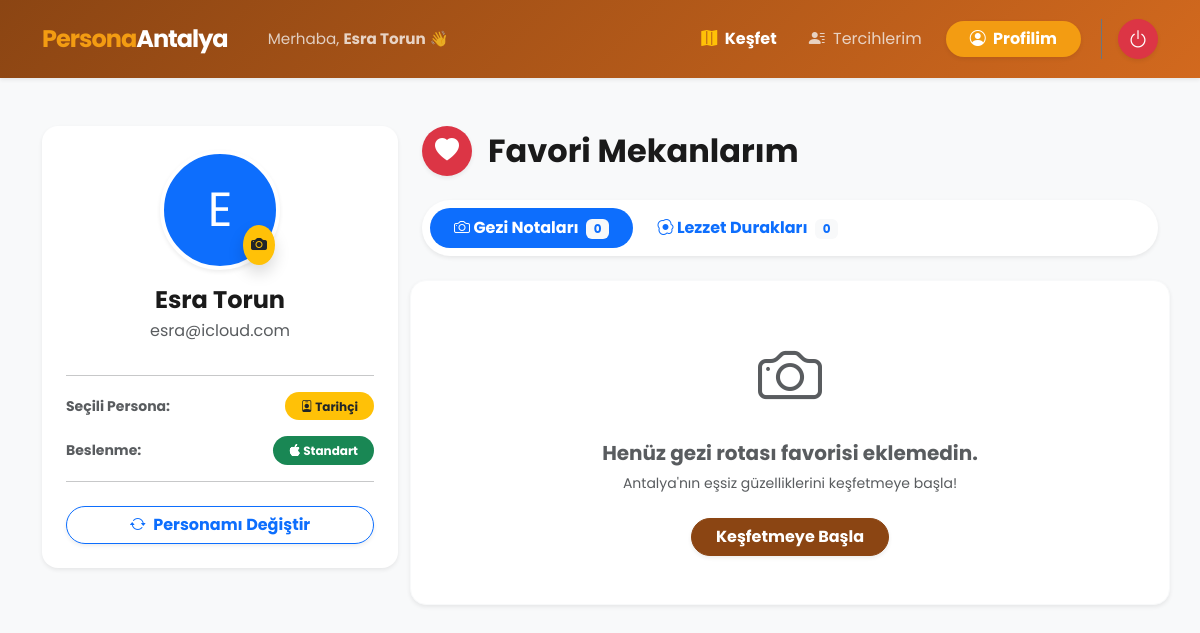
The app's page /profil (signed in) with its own data.
### app/models/user.py (models this page shows)
class User(UserMixin, db.Model):
    __tablename__ = 'users'
    id = db.Column(db.Integer, primary_key=True)
    username = db.Column(db.String(80), unique=True, nullable=False)
    email = db.Column(db.String(120), unique=True, nullable=False)
    password_hash = db.Column(db.String(255), nullable=False)
    first_name = db.Column(db.String(120))
    last_name = db.Column(db.String(120))
    avatar_url = db.Column(db.Text)
    bio = db.Column(db.Text)
    selected_persona = db.Column(db.String(50))
    diet_preference = db.Column(db.String(50), default='standard')
    is_active = db.Column(db.Boolean, default=True)
    created_at = db.Column(db.DateTime, default=datetime.utcnow)
    updated_at = db.Column(db.DateTime, default=datetime.utcnow, onupdate=datetime.utcnow)

### app/routes/main.py (the view)
@main_bp.route('/profil')
@login_required
def profile():
    favorites = Favorite.query.filter_by(user_id=current_user.id).all()
    fav_place_ids = [f.place_id for f in favorites if f.place_id]
    fav_rest_ids = [f.restaurant_id for f in favorites if f.restaurant_id]
    fav_places = Place.query.filter(Place.id.in_(fav_place_ids)).all() if fav_place_ids else []
    fav_restaurants = Restaurant.query.filter(Restaurant.id.in_(fav_rest_ids)).all() if fav_rest_ids else []
    return render_template('profile.html', fav_places=fav_places, fav_restaurants=fav_restaurants)

### app/models/user.py (called while the page is built)
@login_manager.user_loader
def load_user(user_id):
    return User.query.get(int(user_id))

### app/templates/profile.html (shortened to what this page needs)
{% extends "base.html" %}
{% block content %}
<div class="container py-5">
    <div class="row">
        <div class="col-lg-4 mb-4">
            <div class="card border-0 shadow-sm rounded-4 text-center p-4 sticky-top" style="top: 100px;">
                <div class="position-relative d-inline-block mx-auto mb-3" style="width: 120px; height: 120px;">
                    <div id="avatarPreviewContainer" class="avatar-circle bg-primary text-white d-flex align-items-center justify-content-center shadow-sm overflow-hidden" style="width: 120px; height: 120px; border-radius: 50%; font-size: 3rem; border: 4px solid #fff;">
                        {% if current_user.avatar %}
                            <img src="{{ url_for('static', filename='uploads/avatars/' + current_user.avatar) }}" id="avatarImg" class="w-100 h-100" style="object-fit: cover;">
                        {% else %}
                            <span id="avatarText">
                            {% if current_user.first_name and current_user.first_name != 'None' %}
                                {{ current_user.first_name[0] | upper }}{{ current_user.last_name[0] | upper }}
                            {% else %}
                                {{ current_user.username[0] | upper }}
                            {% endif %}
                            </span>
                        {% endif %}
                    </div>
                    <label for="avatarInput" class="position-absolute bottom-0 end-0 bg-warning rounded-circle p-2 shadow" style="cursor: pointer; transform: translate(-5px, -5px); transition: transform 0.2s;">
                        <i class="bi bi-camera-fill text-dark fs-6"></i>
                    </label>
                </div>
                <h4 class="fw-bold mb-1">
                    {% if current_user.first_name and current_user.first_name != 'None' %}
                        {{ current_user.first_name }} {{ current_user.last_name }}
                    {% else %}
                        {{ current_user.username }}
                    {% endif %}
                </h4>
                <p class="text-muted mb-3">{{ current_user.email }}</p>
                <hr>
                <div class="d-flex justify-content-between align-items-center text-start mb-3">
                    <span class="text-muted fw-bold small">Seçili Persona:</span>
                    <span class="badge bg-warning text-dark px-3 py-2 rounded-pill"><i class="bi bi-person-badge"></i> {{ current_user.selected_persona | replace('_', ' ') | title }}</span>
                </div>
                <div class="d-flex justify-content-between align-items-center text-start">
                    <span class="text-muted fw-bold small">Beslenme:</span>
                    <span class="badge bg-success px-3 py-2 rounded-pill"><i class="bi bi-apple"></i> {{ current_user.diet_preference | title }}</span>
                </div>
                <hr>
                <a href="/persona-secimi" class="btn btn-outline-primary w-100 rounded-pill mt-2 fw-bold shadow-sm hover-btn">
                    <i class="bi bi-arrow-repeat me-1"></i> Personamı Değiştir
                </a>
            </div>
        </div>
        <div class="col-lg-8">
            <div class="d-flex align-items-center mb-4">
                <div class="bg-danger text-white rounded-circle d-flex align-items-center justify-content-center me-3 shadow-sm" style="width: 50px; height: 50px;">
                    <i class="bi bi-heart-fill fs-4"></i>
                </div>
                <h2 class="fw-bold mb-0">Favori Mekanlarım</h2>
            </div>
            <ul class="nav nav-pills mb-4 bg-white p-2 rounded-pill shadow-sm" id="pills-tab" role="tablist">
                <li class="nav-item" role="presentation">
                    <button class="nav-link active rounded-pill px-4 fw-bold" id="pills-gezi-tab" data-bs-toggle="pill" data-bs-target="#pills-gezi" type="button" role="tab">
                        <i class="bi bi-camera"></i> Gezi Notaları <span class="badge bg-light text-primary ms-1">{{ fav_places|length }}</span>
                    </button>
                </li>
                <li class="nav-item" role="presentation">
                    <button class="nav-link rounded-pill px-4 fw-bold" id="pills-lezzet-tab" data-bs-toggle="pill" data-bs-target="#pills-lezzet" type="button" role="tab">
                        <i class="bi bi-egg-fried"></i> Lezzet Durakları <span class="badge bg-light text-primary ms-1">{{ fav_restaurants|length }}</span>
                    </button>
                </li>
            </ul>
            <div class="tab-content" id="pills-tabContent">
                <div class="tab-pane fade show active" id="pills-gezi" role="tabpanel">
                    <div class="row g-4">
                        {% for place in fav_places %}
                        <div class="col-md-6">
                            <div class="card border-0 shadow-sm h-100 rounded-4 overflow-hidden place-card">
                                <img src="{{ place.image_url }}" class="card-img-top" style="height: 180px; object-fit: cover;">
                                <div class="card-body">
                                    <h5 class="fw-bold mb-1">{{ place.name }}</h5>
                                    <p class="text-muted small mb-3"><i class="bi bi-geo-alt"></i> {{ place.district }}</p>
                                    <a href="/place/{{ place.id }}" class="btn btn-sm btn-outline-primary w-100 rounded-pill fw-bold">Mekanı İncele</a>
                                </div>
                            </div>
                        </div>
                        {% else %}
                        <div class="col-12 text-center py-5 bg-white rounded-4 shadow-sm border border-light">
                            <i class="bi bi-camera text-muted" style="font-size: 4rem;"></i>
                            <h5 class="text-muted mt-3 fw-bold">Henüz gezi rotası favorisi eklemedin.</h5>
                            <p class="text-muted small">Antalya'nın eşsiz güzelliklerini keşfetmeye başla!</p>
                            <a href="/kesfet" class="btn btn-primary mt-2 rounded-pill px-4 shadow-sm fw-bold">Keşfetmeye Başla</a>
                        </div>
                        {% endfor %}
                    </div>
                </div>
            </div>
        </div>
    </div>
</div>
{% endblock %}

### app/templates/components/navbar.html (shortened to what this page needs)
<nav class="navbar navbar-expand-lg navbar-dark shadow-sm py-3" style="background-color: rgba(33, 37, 41, 0.85); backdrop-filter: blur(10px);">
    <div class="container">
        <a class="navbar-brand fw-bold fs-4" href="{{ url_for('main.index') }}" style="letter-spacing: -1px;">
            <span style="color: #f39c12;">Persona</span><span style="color: #ffffff;">Antalya</span>
        </a>
        <div class="collapse navbar-collapse" id="navbarNav">
            {% if current_user.is_authenticated %}
                <ul class="navbar-nav me-auto mb-2 mb-lg-0 ms-lg-4">
                    <li class="nav-item d-flex align-items-center">
                        <span class="text-light opacity-75" style="font-size: 0.95rem;">
                            Merhaba, <strong class="text-white">{{ current_user.username }}</strong> 👋
                        </span>
                    </li>
                </ul>
            {% else %}
                <ul class="navbar-nav me-auto"></ul>
            {% endif %}
            <ul class="navbar-nav ms-auto align-items-center gap-3">
                {% if current_user.is_authenticated %}
                    <li class="nav-item">
                        <a class="nav-link text-white fw-bold hover-scale" href="{{ url_for('main.explore') }}">
                            <i class="bi bi-map-fill text-warning me-1"></i> Keşfet
                        </a>
                    </li>
                    <li class="nav-item">
                        <a class="nav-link text-light opacity-75 hover-scale" href="{{ url_for('main.persona_select') }}">
                            <i class="bi bi-person-lines-fill me-1"></i> Tercihlerim
                        </a>
                    </li>
                    <li class="nav-item">
                        <a class="btn btn-warning rounded-pill px-4 fw-bold shadow-sm hover-scale" href="{{ url_for('main.profile') }}" style="background: #f39c12; border: none; color: white;">
                            <i class="bi bi-person-circle me-1"></i> Profilim
                        </a>
                    </li>
                    <li class="nav-item border-start border-secondary ps-3 ms-1 d-flex align-items-center">
                        <a class="btn btn-danger text-white rounded-circle p-2 d-flex align-items-center justify-content-center hover-scale shadow-sm"
                           href="{{ url_for('auth.logout') }}"
                           title="Güvenli Çıkış Yap"
                           style="width: 40px; height: 40px;">
                            <i class="bi bi-power fs-5"></i>
                        </a>
                    </li>
                {% endif %}
            </ul>
        </div>
    </div>
</nav>

### app/static/css/style.css (style rules this page uses)
:root { --primary-color: #8B4513; --secondary-color: #D2691E; --accent-color: #FF6B9D; --success-color: #228B22; --warning-color: #FFD700; --danger-color: #DC3545; --dark-color: #1a1a1a; --light-color: #f8f9fa; --border-radius: 12px; --transition: all 0.3s ease; }
* { margin: 0; padding: 0; box-sizing: border-box; }
html, body { height: 100%; font-family: 'Poppins', sans-serif; background-color: var(--light-color); color: #333; }
body { display: flex; flex-direction: column; }
.navbar { background: linear-gradient(135deg, #8B4513 0%, #D2691E 100%); box-shadow: 0 2px 10px rgba(0, 0, 0, 0.1); padding: 1rem; }
.navbar-brand { font-size: 1.5rem; font-weight: 700; color: white !important; }
.btn-primary { background-color: var(--primary-color); border-color: var(--primary-color); transition: var(--transition); }
.card { border-radius: var(--border-radius); border: none; box-shadow: 0 2px 8px rgba(0, 0, 0, 0.1); transition: var(--transition); }
h1, h2, h3, h4, h5, h6 { font-weight: 700; color: #1a1a1a; }
a { color: var(--primary-color); text-decoration: none; transition: var(--transition); }

### app/templates/components/navbar.html (style rules this page uses)
.hover-scale { transition: transform 0.2s ease, opacity 0.2s ease, box-shadow 0.2s ease; }

### app/templates/profile.html (style rules this page uses)
.hover-btn { transition: all 0.3s ease; }

### records on screen
User: username "Esra Torun", username "E", email "esra@icloud.com", selected_persona "Tarihçi", diet_preference "Standart"

### other values on screen
{{ fav_places|length }} "0"
{{ fav_restaurants|length }} "0"
